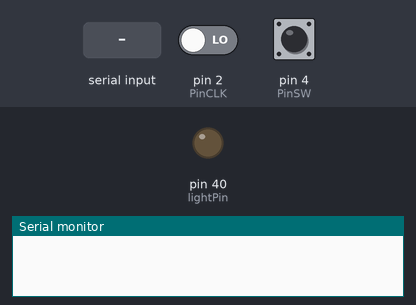
Bench run of a sketch on a simulated Arduino Mega 2560, built with avr-gcc and run on an emulated ATmega2560. Parts: output pins drawn as LEDs (lit = HIGH), the last lines printed to the serial monitor. The inputs (shaded band) are chosen by the test bench; at power-on: pin 2 (PinCLK) LOW, pin 4 (PinSW) HIGH.

Above: at 1.2 s.
1.3 s: "giveReward\n" received over Serial
At 2.6 s:
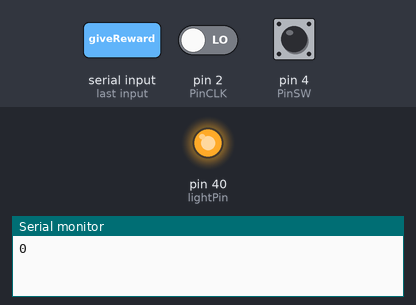
4.4 s: "1\n" received over Serial
At 7.3 s:
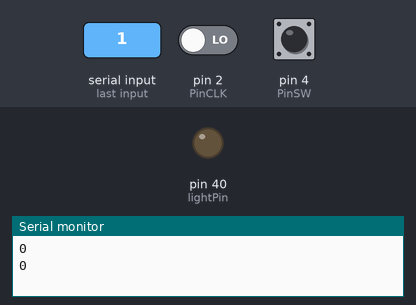
Timing chart, 0 to 8.8 s (numbered marks = the images above; inputs shaded):
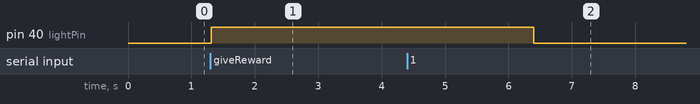

The sketch:

ardSide.ino
```cpp
volatile boolean turnDetected = false;
volatile boolean rotationDirection;

const int PinCLK=2;
const int PinDT=3;
const int PinSW=4;

int rotPos = 0;
int prevPos;
int stepsToTake;

long delta = 0;
long oldRotPos =0;

const int lightPin = 40;
unsigned long rewardTime = 0;
boolean rewarding = false;
String command;

// Interrupt routine runs if CLK goes from HIGH to LOW
void isr ()  {
  delay(5);  // delay for Debouncing
  if (digitalRead(PinCLK))
    rotationDirection= digitalRead(PinDT);
  else
    rotationDirection= !digitalRead(PinDT);
  turnDetected = true;
}


void setup() {
  Serial.begin(9600);
  pinMode(lightPin, OUTPUT);

  pinMode(PinCLK,INPUT);
  pinMode(PinDT,INPUT);
  pinMode(PinSW,INPUT);
  digitalWrite(PinSW, HIGH); // Pull-Up resistor for switch
  attachInterrupt (0,isr,FALLING);
  //interrupt 0 always connected to pin 2 on Arduino UNO
}

void loop() {
  //this block is not really needed here
  if(!(digitalRead(PinSW))){  //check if button is pressed
    Serial.println("button is pressed");
  }

  if(turnDetected){
    prevPos = rotPos; //Save previous position in variable
    if(rotationDirection){
      rotPos=rotPos-1; //decrase Position by 1
    }else{
      rotPos=rotPos+1; //increase Position by 1
    }
    turnDetected = false;//don't repeat ifloop until new rotation
  }

  if(Serial.available()>0){
    command = Serial.readStringUntil('\n');
    delta = rotPos - oldRotPos;
    oldRotPos = rotPos;
    delay(1);
    Serial.println(delta);
  }

  if(command.equals("giveReward")){
    rewarding = true;
    rewardTime = millis();
  }

  if(rewarding){
    digitalWrite(lightPin, HIGH);
    if(millis() - rewardTime > 2000){
      rewarding = false;
    }
  } else {
    digitalWrite(lightPin, LOW);
  }
}
```

Measured:
- after the input at 1.3 s, pin 40 (lightPin): LOW → HIGH at once
- after the input at 4.4 s, pin 40 (lightPin): HIGH → LOW after 2.0 s
